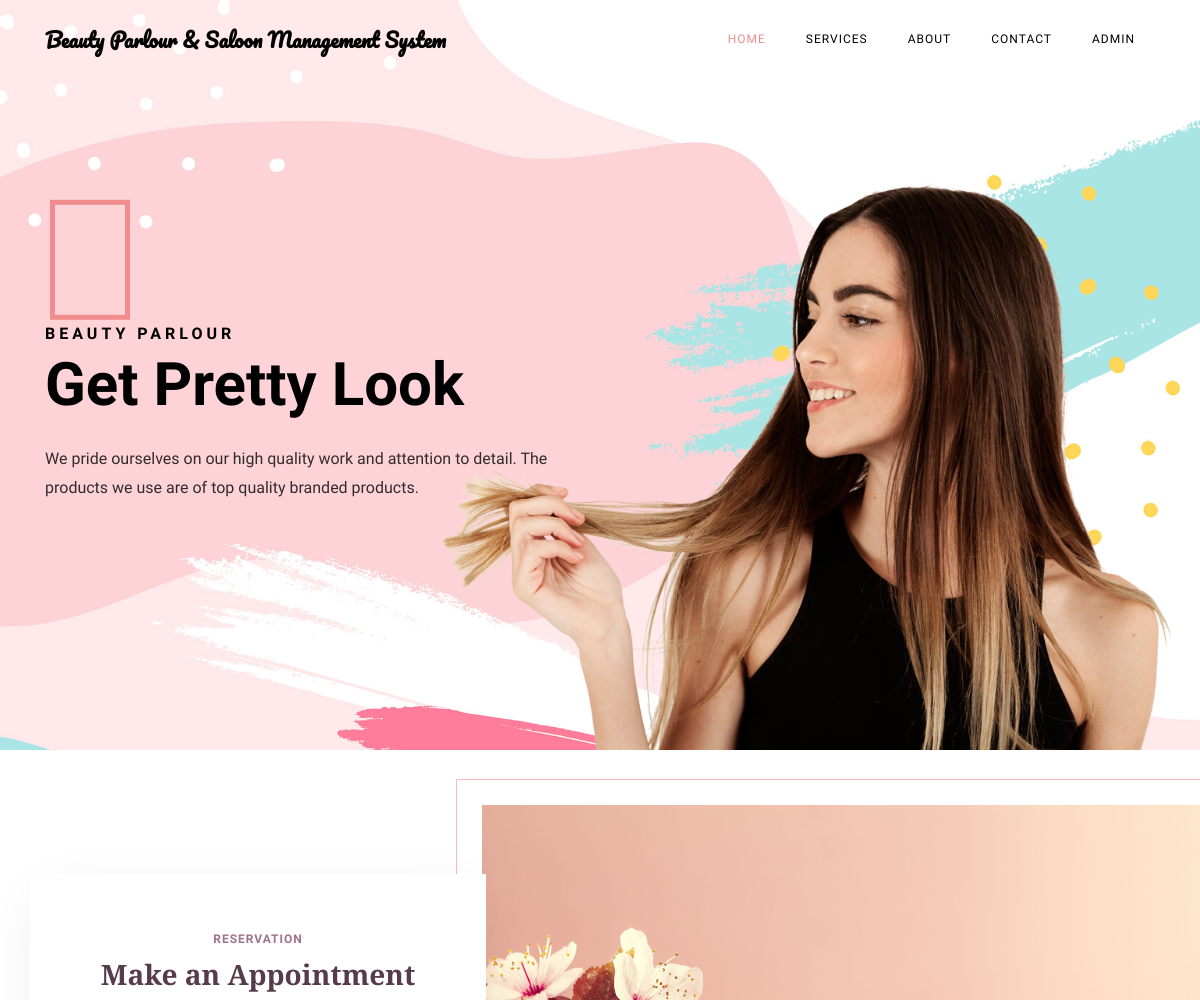
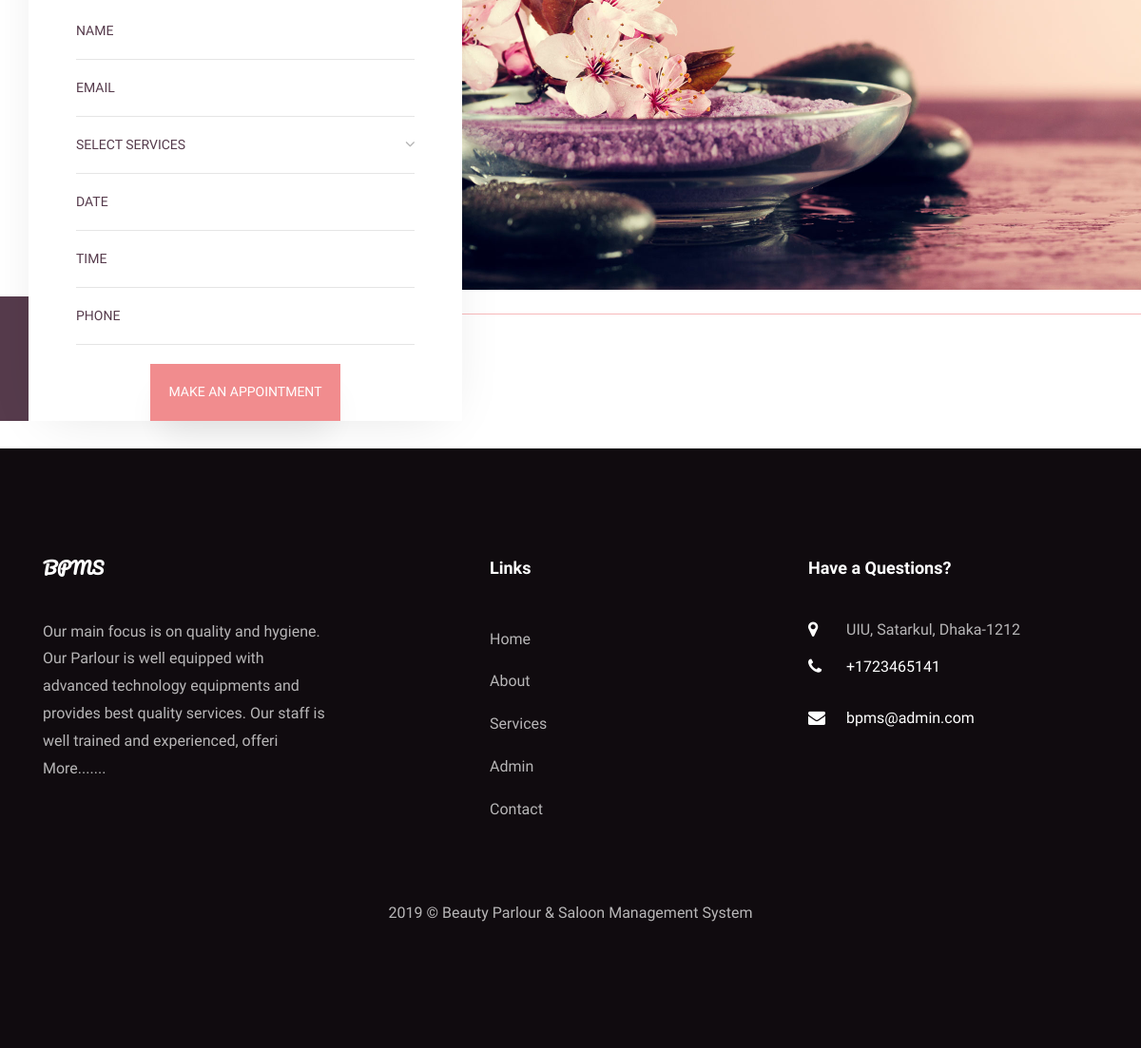
Screenshot of /bpms/index.php with the database file from the repository (2 pictures, top to bottom).
### tables this page shows
CREATE TABLE `tblpage` (
  `ID` int(10) NOT NULL,
  `PageType` varchar(200) DEFAULT NULL,
  `PageTitle` mediumtext,
  `PageDescription` mediumtext,
  `Email` varchar(200) DEFAULT NULL,
  `MobileNumber` bigint(10) DEFAULT NULL,
  `UpdationDate` date DEFAULT NULL,
  `Timing` varchar(200) NOT NULL
);

### bpms/index.php (the view, shortened to what this page needs)
<?php
include('includes/dbconnection.php');
?>
<!DOCTYPE html>
<html lang="en">
  <head>
    <link rel="stylesheet" href="css/open-iconic-bootstrap.min.css">
    <link rel="stylesheet" href="css/animate.css">
    <link rel="stylesheet" href="css/owl.carousel.min.css">
    <link rel="stylesheet" href="css/owl.theme.default.min.css">
    <link rel="stylesheet" href="css/magnific-popup.css">
    <link rel="stylesheet" href="css/aos.css">
    <link rel="stylesheet" href="css/ionicons.min.css">
    <link rel="stylesheet" href="css/bootstrap-datepicker.css">
    <link rel="stylesheet" href="css/jquery.timepicker.css">
    <link rel="stylesheet" href="css/flaticon.css">
    <link rel="stylesheet" href="css/icomoon.css">
    <link rel="stylesheet" href="css/style.css">
  </head>
  <body>
	  <?php include_once('includes/header.php');?>
    <section id="home-section" class="hero" style="background-image: url(images/bg.jpg);" data-stellar-background-ratio="0.5">
		  <div class="home-slider owl-carousel">
	      <div class="slider-item js-fullheight">
	      	<div class="overlay"></div>
	        <div class="container-fluid p-0">
	          <div class="row d-md-flex no-gutters slider-text align-items-end justify-content-end" data-scrollax-parent="true">
	          	<img class="one-third align-self-end order-md-last img-fluid" src="images/bg_1.png" alt="">
		          <div class="one-forth d-flex align-items-center ftco-animate" data-scrollax=" properties: { translateY: '70%' }">
		          	<div class="text mt-5">
		          		<span class="subheading">Beauty Parlour</span>
			            <h1 class="mb-4">Get Pretty Look</h1>
			            <p class="mb-4">We pride ourselves on our high quality work and attention to detail. The products we use are of top quality branded products.</p>
		            </div>
		          </div>
	        	</div>
	        </div>
	      </div>
	    </div>
    </section>
<br>
    <section class="ftco-section ftco-no-pt ftco-booking">
    	<div class="container-fluid px-0">
    		<div class="row no-gutters d-md-flex justify-content-end">
    			<div class="one-forth d-flex align-items-end">
    				<div class="text">
    					<div class="overlay"></div>
    					<div class="appointment-wrap">
    						<span class="subheading">Reservation</span>
								<h3 class="mb-2">Make an Appointment</h3>
		    				<form action="#" method="post" class="appointment-form">
			            <div class="row">
			              <div class="col-sm-12">
			                <div class="form-group">
					              <input type="text" class="form-control" id="name" placeholder="Name" name="name" required="true">
					            </div>
			              </div>
			              <div class="col-sm-12">
			                <div class="form-group">
					              <input type="email" class="form-control" id="appointment_email" placeholder="Email" name="email" required="true">
					            </div>
			              </div>
				            <div class="col-sm-12">
			                <div class="form-group">
					              <div class="select-wrap">
		                      <div class="icon"><span class="ion-ios-arrow-down"></span></div>
		                      <select name="services" id="services" required="true" class="form-control">
		                      	<option value="">Select Services</option>
		                      </select>
		                    </div>
					            </div>
			              </div>
			              <div class="col-sm-12">
			                <div class="form-group">
			                  <input type="text" class="form-control appointment_date" placeholder="Date" name="adate" id='adate' required="true">
			                </div>
			              </div>
			              <div class="col-sm-12">
			                <div class="form-group">
			                  <input type="text" class="form-control appointment_time" placeholder="Time" name="atime" id='atime' required="true">
			                </div>
			              </div>
			              <div class="col-sm-12">
			                <div class="form-group">
			                  <input type="text" class="form-control" id="phone" name="phone" placeholder="Phone" required="true" maxlength="10" pattern="[0-9]+">
			                </div>
			              </div>
				          </div>
				          <div class="form-group">
			              <input type="submit" name="submit" value="Make an Appointment" class="btn btn-primary">
			            </div>
			          </form>
		          </div>
						</div>
    			</div>
					<div class="one-third">
						<div class="img" style="background-image: url(images/bg-1.jpg);">
						</div>
					</div>
    		</div>
    	</div>
    </section>
		<br>
   <?php include_once('includes/footer.php');?>
  </body>
</html>

### bpms/includes/footer.php (shortened to what this page needs)
 <?php
include('includes/dbconnection.php');
?>
 <footer class="ftco-footer ftco-section">
      <div class="container">
        <div class="row mb-5">
          <div class="col-md">
            <div class="ftco-footer-widget mb-4">
              <h2 class="ftco-heading-2 logo">BPMS</h2>
              <?php
$ret=mysqli_query($con,"select * from tblpage where PageType='aboutus' ");
while ($row=mysqli_fetch_array($ret)) {
?>
              <p><?php  echo substr($row['PageDescription'],0,200);?> <a href="about.php">More.......</a></p><?php } ?>
            </div>
          </div>
          <div class="col-md" style="padding-left: 150px">
             <div class="ftco-footer-widget mb-4">
              <h2 class="ftco-heading-2">Links</h2>
              <ul class="list-unstyled">
                <li><a href="index.php" class="py-2 d-block">Home</a></li>
                <li><a href="about.php" class="py-2 d-block">About</a></li>
                <li><a href="services.php" class="py-2 d-block">Services</a></li>
                <li><a href="admin/index.php" class="py-2 d-block">Admin</a></li>
                <li><a href="contact.php" class="py-2 d-block">Contact</a></li>
              </ul>
            </div>
          </div>
          <div class="col-md">
            <div class="ftco-footer-widget mb-4">
            	<h2 class="ftco-heading-2">Have a Questions?</h2>
            	<div class="block-23 mb-3">
                <?php
$ret=mysqli_query($con,"select * from tblpage where PageType='contactus' ");
while ($row=mysqli_fetch_array($ret)) {
?>
	              <ul>
	                <li><span class="icon icon-map-marker"></span><span class="text"><?php  echo $row['PageDescription'];?></span></li>
	                <li><a href="#"><span class="icon icon-phone"></span><span class="text">+<?php  echo $row['MobileNumber'];?></span></a></li>
	                <li><a href="#"><span class="icon icon-envelope"></span><span class="text"><?php  echo $row['Email'];?></span></a></li>
	              </ul>
	            </div>
               <?php } ?>
            </div>
          </div>
        </div>
        <div class="row">
          <div class="col-md-12 text-center">
            <p>
  2019 &copy; Beauty Parlour & Saloon Management System  </p>
          </div>
        </div>
      </div>
    </footer>

### bpms/css/icomoon.css (style rules this page uses)
[class^="icon-"], [class*=" icon-"] { font-family: 'icomoon' !important; speak: none; font-style: normal; font-weight: normal; font-variant: normal; text-transform: none; line-height: 1; -webkit-font-smoothing: antialiased; -moz-osx-font-smoothing: grayscale; }
.icon-map-marker:before { content: "\f041"; }
.icon-phone:before { content: "\f095"; }
.icon-envelope:before { content: "\f0e0"; }

### rows the page displays
tblpage: PageDescription "Our main focus is on quality and hygiene. Our Parlour is well equipped with advanced technology equipments and provides best quality services. Our staff is well trained and experienced, offeri"
tblpage: PageDescription "UIU, Satarkul, Dhaka-1212", MobileNumber "1723465141", Email "bpms@admin.com"
